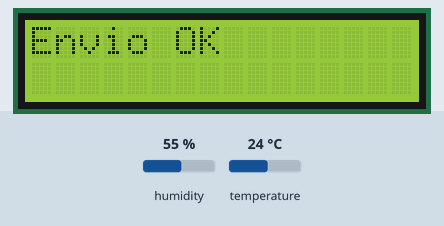
Simulated run of this sketch. Board: ESP32. Shown: 16×2 character LCD. The inputs (shaded band) are chosen by the test bench; at power-on: humidity 55 %, temperature 24 °C. WiFi joins after 1.5 s; servers stay silent unless stated; uploads are accepted with an empty reply; the local clock reads 2024-03-15 10:24:30 at power-on unless the sketch sets it; what the sketch prints to the serial monitor is not drawn.

Above: at 7.3 s.
7.4 s: humidity set to 22 %
At 8.6 s:
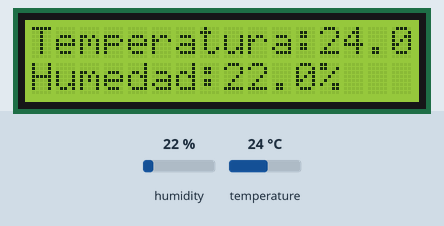
13.2 s: temperature set to 12 °C
At 15.5 s:
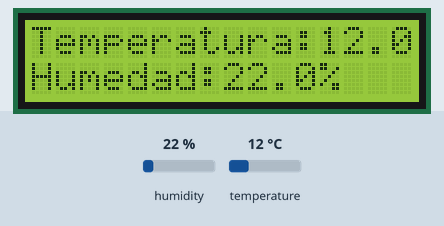
19.0 s: humidity set to 40 %
At 21.2 s:
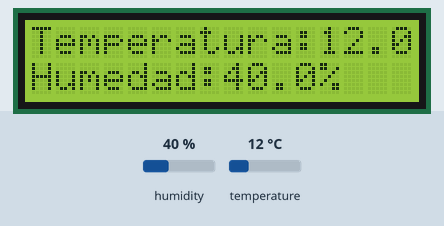
24.8 s: temperature set to 19 °C
At 26.8 s:
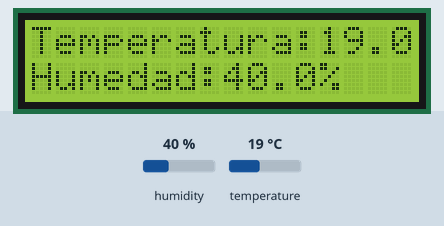
Timing chart, 0 to 28.3 s (numbered marks = the images above; inputs shaded):
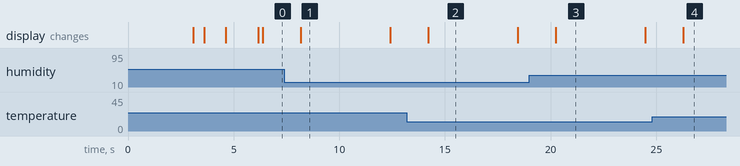

The sketch:

pryaccidentesesp32.ino
```cpp
#include <WiFi.h>
#include <HTTPClient.h>
#include <ArduinoJson.h>
#include <DHTesp.h>
#include <LiquidCrystal_I2C.h>
#include <time.h>                // Para SNTP


// —————————————— Ajusta estos valores ——————————————
const char* API_ENDPOINT = "http://192.168.1.27:8000/lectura_sensor/";
const char* WIFI_SSID     = "MASSIELL";
const char* WIFI_PASS     = "l01041419051515m";
// ————————————————————————————————————————————————

#define DHT_TYPE DHTesp::DHT22   // Ahora DHT22 en vez de DHT11
const int DHT_PIN   = 4;        // GPIO4 para DHT
const int LCD_ADDR  = 0x27;
const int LCD_COLS  = 16;
const int LCD_ROWS  = 2;

DHTesp dht;
LiquidCrystal_I2C lcd(LCD_ADDR, LCD_COLS, LCD_ROWS);

unsigned long lastSendTime = 0;
const unsigned long SEND_INTERVAL = 5000;  // 5 s

void connectToWiFi() {
  lcd.clear();
  lcd.print("Conectando WiFi");
  Serial.print("Conectando a ");
  Serial.println(WIFI_SSID);

  WiFi.begin(WIFI_SSID, WIFI_PASS);
  int attempts = 0;
  while (WiFi.status() != WL_CONNECTED && attempts < 30) {
    delay(500);
    lcd.print(".");
    Serial.print(".");
    attempts++;
  }

  if (WiFi.status() == WL_CONNECTED) {
    lcd.clear();
    lcd.print("WiFi OK");
    lcd.setCursor(0,1);
    lcd.print(WiFi.localIP());
    Serial.println("\nWiFi conectado:");
    Serial.println(WiFi.localIP());
    // Configura SNTP para obtener hora real
    configTime(0, 0, "pool.ntp.org", "time.nist.gov");
    // Espera sincronización (timestamp > ~2020)
    while (time(nullptr) < 1600000000) {
      Serial.print(".");
      delay(500);
    }
    Serial.println("\nNTP sincronizado");
    delay(1500);
  } else {
    lcd.clear();
    lcd.print("Error WiFi");
    Serial.println("\nFalló conexión WiFi");
    ESP.restart();  // reinicia tras error
  }
}

void sendSensorData(float temperature, float humidity) {
  if (WiFi.status() != WL_CONNECTED) {
    Serial.println("WiFi desconectado, reconectando...");
    connectToWiFi();
    return;
  }

  WiFiClient client;
  HTTPClient http;
  http.setTimeout(10000);

  if (!http.begin(client, API_ENDPOINT)) {
    Serial.println("Error inicio HTTP");
    lcd.clear();
    lcd.print("Error HTTP begin");
    return;
  }

  http.addHeader("Content-Type", "application/json");

  // --- Obtener timestamp ISO8601 por NTP ---
  time_t now = time(nullptr);
  struct tm tmInfo;
  localtime_r(&now, &tmInfo);
  char timeBuf[25];
  strftime(timeBuf, sizeof(timeBuf), "%FT%TZ", &tmInfo);

  // --- Construir JSON ---
  DynamicJsonDocument doc(512);
  doc["temperatura"]    = temperature;
  doc["humedad"]        = humidity;
  doc["fecha_hora"]  = timeBuf;
  String jsonData;
  serializeJson(doc, jsonData);
  Serial.println("Enviando JSON:");
  Serial.println(jsonData);

  // --- POST ---
  int httpCode = http.POST(jsonData);
  if (httpCode > 0) {
    Serial.printf("HTTP código: %d\n", httpCode);
    if (httpCode == HTTP_CODE_OK || httpCode == HTTP_CODE_CREATED) {
      String resp = http.getString();
      Serial.println("Respuesta API: " + resp);
      lcd.clear();
      lcd.print("Envio OK");
    } else {
      Serial.println("Error en POST");
      lcd.clear();
      lcd.print("POST fallo:");
      lcd.setCursor(0,1);
      lcd.print(httpCode);
    }
  } else {
    Serial.printf("Error HTTP: %s (%d)\n",
                  http.errorToString(httpCode).c_str(),
                  httpCode);
    lcd.clear();
    lcd.print("Err HTTP:");
    lcd.setCursor(6,0);
    lcd.print(httpCode);
  }

  http.end();
}

void setup() {
  Serial.begin(115200);
  Serial.print("Intentando conectar a ");
  Serial.println(API_ENDPOINT);
  lcd.init();
  lcd.backlight();
  lcd.clear();
  lcd.print("Inicializando");
  delay(1000);

  dht.setup(DHT_PIN, DHT_TYPE);
  delay(2000);

  connectToWiFi();
}

void loop() {
  static unsigned long lastRead = 0;

  if (millis() - lastRead >= 2000) {
    TempAndHumidity data = dht.getTempAndHumidity();
    lastRead = millis();

    if (!isnan(data.temperature) && !isnan(data.humidity)) {
      // Línea 0: temperatura
      lcd.clear();
      lcd.setCursor(0,0);
      lcd.print("Temperatura:");
      lcd.print(data.temperature,1);
      lcd.print("C");

      // Línea 1: humedad
      lcd.setCursor(0,1);
      lcd.print("Humedad:");
      lcd.print(data.humidity,1);
      lcd.print("%");

      Serial.printf("T: %.1f C, H: %.1f %%\n", data.temperature, data.humidity);

      if (millis() - lastSendTime >= SEND_INTERVAL) {
        sendSensorData(data.temperature, data.humidity);
        lastSendTime = millis();
      }
    } else {
      Serial.println("Error DHT");
      lcd.clear();
      lcd.print("Error sensor");
      }
  }
}
```

Measured:
- after the input at 7.4 s, the display: changes after 0.77 s (image 1)
- after the input at 13.2 s, the display: changes after 1.0 s (image 2)
- after the input at 19.0 s, the display: changes after 1.2 s (image 3)
- after the input at 24.8 s, the display: changes after 1.5 s (image 4)
- what the display in image 1 shows lasts 4.2 s, from 8.2 s to 12.4 s
